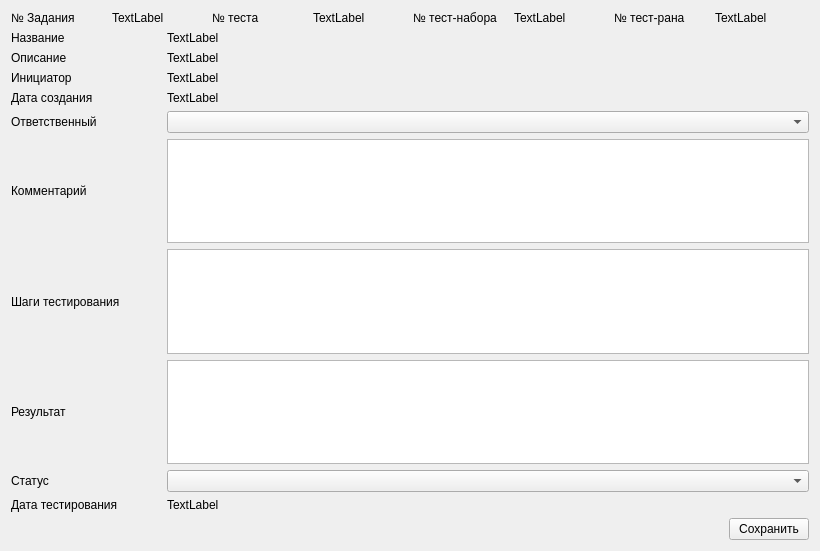
<?xml version="1.0" encoding="UTF-8"?>
<ui version="4.0">
 <class>HandTestingDetails</class>
 <widget class="QWidget" name="HandTestingDetails">
  <property name="geometry">
   <rect>
    <x>0</x>
    <y>0</y>
    <width>820</width>
    <height>551</height>
   </rect>
  </property>
  <property name="windowTitle">
   <string>Form</string>
  </property>
  <layout class="QVBoxLayout" name="verticalLayout_2">
   <item>
    <layout class="QVBoxLayout" name="verticalLayout">
     <item>
      <layout class="QHBoxLayout" name="horizontalLayout">
       <item>
        <widget class="QLabel" name="id_task_label">
         <property name="text">
          <string>№ Задания</string>
         </property>
        </widget>
       </item>
       <item>
        <widget class="QLabel" name="id_task">
         <property name="text">
          <string>TextLabel</string>
         </property>
        </widget>
       </item>
       <item>
        <widget class="QLabel" name="id_test_label">
         <property name="text">
          <string>№ теста</string>
         </property>
        </widget>
       </item>
       <item>
        <widget class="QLabel" name="id_test">
         <property name="text">
          <string>TextLabel</string>
         </property>
        </widget>
       </item>
       <item>
        <widget class="QLabel" name="id_test_case_label">
         <property name="text">
          <string>№ тест-набора</string>
         </property>
        </widget>
       </item>
       <item>
        <widget class="QLabel" name="id_test_case">
         <property name="text">
          <string>TextLabel</string>
         </property>
        </widget>
       </item>
       <item>
        <widget class="QLabel" name="id_test_run_label">
         <property name="text">
          <string>№ тест-рана</string>
         </property>
        </widget>
       </item>
       <item>
        <widget class="QLabel" name="id_test_run">
         <property name="text">
          <string>TextLabel</string>
         </property>
        </widget>
       </item>
      </layout>
     </item>
     <item>
      <layout class="QHBoxLayout" name="horizontalLayout_2">
       <item>
        <widget class="QLabel" name="name_label">
         <property name="minimumSize">
          <size>
           <width>150</width>
           <height>0</height>
          </size>
         </property>
         <property name="maximumSize">
          <size>
           <width>150</width>
           <height>16777215</height>
          </size>
         </property>
         <property name="text">
          <string>Название</string>
         </property>
        </widget>
       </item>
       <item>
        <widget class="QLabel" name="name">
         <property name="text">
          <string>TextLabel</string>
         </property>
        </widget>
       </item>
      </layout>
     </item>
     <item>
      <layout class="QHBoxLayout" name="horizontalLayout_3">
       <item>
        <widget class="QLabel" name="descryption_label">
         <property name="minimumSize">
          <size>
           <width>150</width>
           <height>0</height>
          </size>
         </property>
         <property name="maximumSize">
          <size>
           <width>150</width>
           <height>16777215</height>
          </size>
         </property>
         <property name="text">
          <string>Описание</string>
         </property>
        </widget>
       </item>
       <item>
        <widget class="QLabel" name="descryption">
         <property name="text">
          <string>TextLabel</string>
         </property>
        </widget>
       </item>
      </layout>
     </item>
     <item>
      <layout class="QHBoxLayout" name="horizontalLayout_4">
       <item>
        <widget class="QLabel" name="initiator_label">
         <property name="minimumSize">
          <size>
           <width>150</width>
           <height>0</height>
          </size>
         </property>
         <property name="maximumSize">
          <size>
           <width>150</width>
           <height>16777215</height>
          </size>
         </property>
         <property name="text">
          <string>Инициатор</string>
         </property>
        </widget>
       </item>
       <item>
        <widget class="QLabel" name="initiator">
         <property name="text">
          <string>TextLabel</string>
         </property>
        </widget>
       </item>
      </layout>
     </item>
     <item>
      <layout class="QHBoxLayout" name="horizontalLayout_5">
       <item>
        <widget class="QLabel" name="data_creation_label">
         <property name="minimumSize">
          <size>
           <width>150</width>
           <height>0</height>
          </size>
         </property>
         <property name="maximumSize">
          <size>
           <width>150</width>
           <height>16777215</height>
          </size>
         </property>
         <property name="text">
          <string>Дата создания</string>
         </property>
        </widget>
       </item>
       <item>
        <widget class="QLabel" name="data_creation">
         <property name="text">
          <string>TextLabel</string>
         </property>
        </widget>
       </item>
      </layout>
     </item>
     <item>
      <layout class="QHBoxLayout" name="horizontalLayout_6">
       <item>
        <widget class="QLabel" name="worker_label">
         <property name="minimumSize">
          <size>
           <width>150</width>
           <height>0</height>
          </size>
         </property>
         <property name="maximumSize">
          <size>
           <width>150</width>
           <height>16777215</height>
          </size>
         </property>
         <property name="text">
          <string>Ответственный</string>
         </property>
        </widget>
       </item>
       <item>
        <widget class="QComboBox" name="worker"/>
       </item>
      </layout>
     </item>
     <item>
      <layout class="QHBoxLayout" name="horizontalLayout_7">
       <item>
        <widget class="QLabel" name="comment_label">
         <property name="minimumSize">
          <size>
           <width>150</width>
           <height>0</height>
          </size>
         </property>
         <property name="maximumSize">
          <size>
           <width>150</width>
           <height>16777215</height>
          </size>
         </property>
         <property name="text">
          <string>Комментарий</string>
         </property>
        </widget>
       </item>
       <item>
        <widget class="QTextEdit" name="comment"/>
       </item>
      </layout>
     </item>
     <item>
      <layout class="QHBoxLayout" name="horizontalLayout_8">
       <item>
        <widget class="QLabel" name="steps_label">
         <property name="minimumSize">
          <size>
           <width>150</width>
           <height>0</height>
          </size>
         </property>
         <property name="maximumSize">
          <size>
           <width>150</width>
           <height>16777215</height>
          </size>
         </property>
         <property name="text">
          <string>Шаги тестирования</string>
         </property>
        </widget>
       </item>
       <item>
        <widget class="QTextEdit" name="steps"/>
       </item>
      </layout>
     </item>
     <item>
      <layout class="QHBoxLayout" name="horizontalLayout_9">
       <item>
        <widget class="QLabel" name="result_label">
         <property name="minimumSize">
          <size>
           <width>150</width>
           <height>0</height>
          </size>
         </property>
         <property name="maximumSize">
          <size>
           <width>150</width>
           <height>16777215</height>
          </size>
         </property>
         <property name="text">
          <string>Результат</string>
         </property>
        </widget>
       </item>
       <item>
        <widget class="QTextEdit" name="result"/>
       </item>
      </layout>
     </item>
     <item>
      <layout class="QHBoxLayout" name="horizontalLayout_10">
       <item>
        <widget class="QLabel" name="status_label">
         <property name="minimumSize">
          <size>
           <width>150</width>
           <height>0</height>
          </size>
         </property>
         <property name="maximumSize">
          <size>
           <width>150</width>
           <height>16777215</height>
          </size>
         </property>
         <property name="text">
          <string>Статус</string>
         </property>
        </widget>
       </item>
       <item>
        <widget class="QComboBox" name="status"/>
       </item>
      </layout>
     </item>
     <item>
      <layout class="QHBoxLayout" name="horizontalLayout_11">
       <item>
        <widget class="QLabel" name="data_testing_label">
         <property name="minimumSize">
          <size>
           <width>150</width>
           <height>0</height>
          </size>
         </property>
         <property name="maximumSize">
          <size>
           <width>150</width>
           <height>16777215</height>
          </size>
         </property>
         <property name="text">
          <string>Дата тестирования</string>
         </property>
        </widget>
       </item>
       <item>
        <widget class="QLabel" name="data_testing">
         <property name="text">
          <string>TextLabel</string>
         </property>
        </widget>
       </item>
      </layout>
     </item>
    </layout>
   </item>
   <item>
    <layout class="QHBoxLayout" name="horizontalLayout_12">
     <item>
      <spacer name="horizontalSpacer">
       <property name="orientation">
        <enum>Qt::Horizontal</enum>
       </property>
       <property name="sizeHint" stdset="0">
        <size>
         <width>40</width>
         <height>20</height>
        </size>
       </property>
      </spacer>
     </item>
     <item>
      <widget class="QPushButton" name="save_button">
       <property name="text">
        <string>Сохранить</string>
       </property>
      </widget>
     </item>
    </layout>
   </item>
  </layout>
 </widget>
 <resources/>
 <connections/>
</ui>
